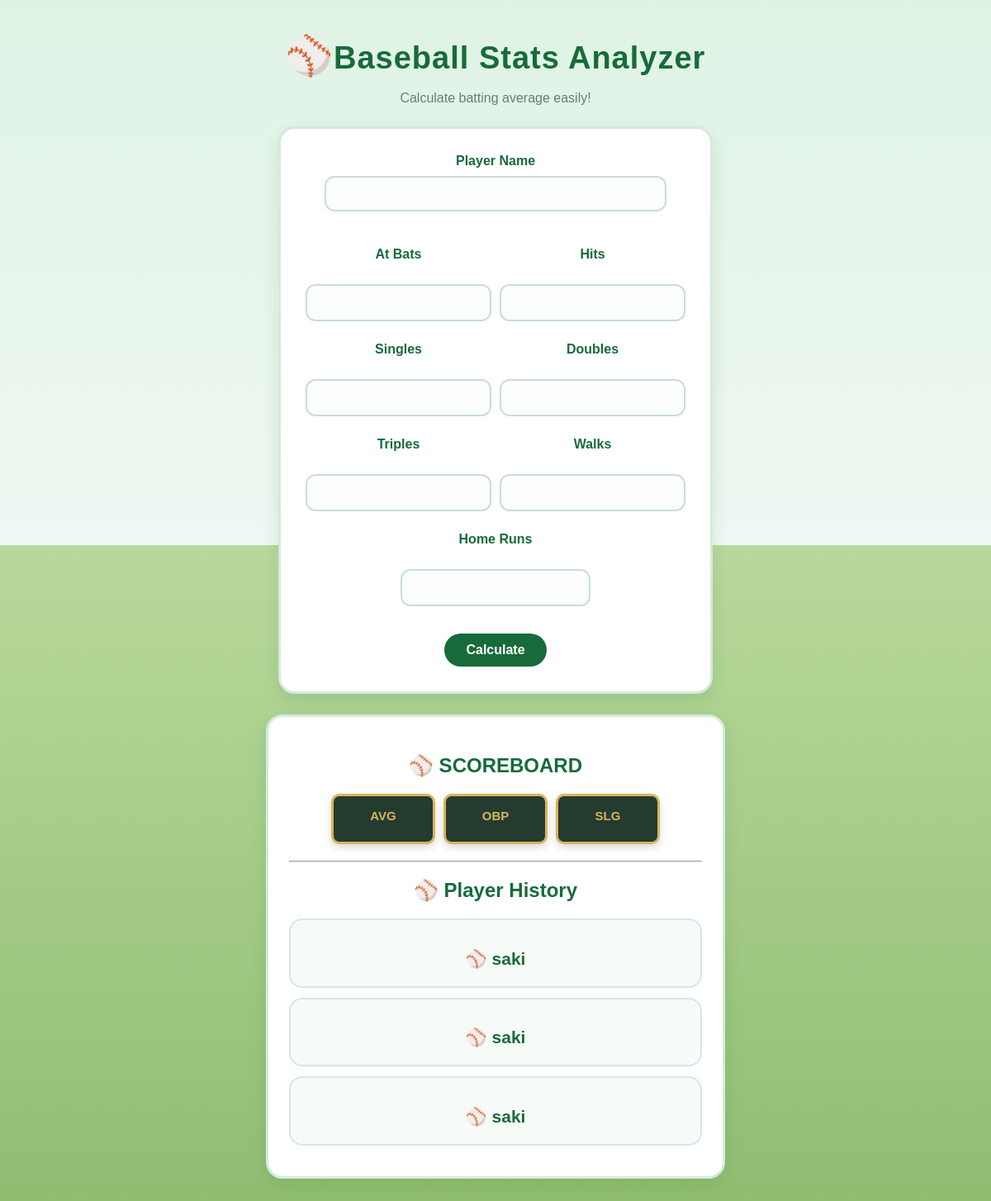
The page / on the database its author committed.
### tables this page shows
CREATE TABLE players(
    id INTEGER PRIMARY KEY AUTOINCREMENT,
    player TEXT,
    average TEXT,
    obp TEXT,
    slg TEXT
    );

### app.py (the view, shortened to what this page needs)
@app.route("/", methods=["GET", "POST"])
def home():
    average = ""
    obp = ""
    slg = ""
    player = ""
    at_bats = ""
    hits = ""
    singles = ""
    doubles = ""
    triples = ""
    walks = ""
    home_runs = ""
    error = ""
    cursor.execute("SELECT id, player, average, obp, slg FROM players")
    players = cursor.fetchall()
    return render_template(
        "index.html",
        average=average,
        obp=obp,
        slg=slg,
        players=players,
        player=player,
        at_bats=at_bats,
        hits=hits,
        singles=singles,
        doubles=doubles,
        triples=triples,
        walks=walks,
        home_runs=home_runs,
        error=error
    )

### templates/index.html (shortened to what this page needs)
<!DOCTYPE html>
<html lang="en">
<head>
    <link rel="stylesheet" href="{{ url_for('static', filename='style.css') }}">
</head>
<body>
    <h1>⚾Baseball Stats Analyzer</h1>
    <p>Calculate batting average easily!</p>
    <form method="POST">
        <label>Player Name</label><br>
        <input type="text" name="player" value="{{ player }}"><br><br>
        <div class="input-grid">
            <div>
                <label>At Bats</label><br>
                <input type="number" name="at_bats" value="{{ at_bats }}">
            </div>
            <div>
                <label>Hits</label><br>
                <input type="number" name="hits" value="{{ hits }}">
            </div>
            <div>
                <label>Singles</label><br>
                <input type="number" name="singles" value="{{ singles }}">
            </div>
            <div>
                <label>Doubles</label><br>
                <input type="number" name="doubles" value="{{ doubles }}">
            </div>
            <div>
                <label>Triples</label><br>
                <input type="number" name="triples" value="{{ triples }}">
            </div>
            <div>
                <label>Walks</label><br>
                <input type="number" name="walks" value="{{ walks }}">
            </div>
            <div>
                <label>Home Runs</label><br>
                <input type="number" name="home_runs" value="{{ home_runs }}">
            </div>
        </div>
        <br>
        <button>Calculate</button>
    </form>
    {% if average != None %}
    <div class="result-card">
        <h2>⚾ SCOREBOARD</h2>
        <div class="scoreboard">
            <div class="stat-box">
                <h3>AVG</h3>
            </div>
            <div class="stat-box">
                <h3>OBP</h3>
            </div>
            <div class="stat-box">
                <h3>SLG</h3>
            </div>
        </div>
        <hr>
        <h2>⚾ Player History</h2>
        {% for p in players %}
        <div class="history-card">
            <h3>
                <a href="/player/{{ p[0] }}">{{ p[1] }}</a>
            </h3>
    </div>
    {% endfor %}
    {% endif %}
</body>
</html>

### static/style.css (style rules this page uses)
body { font-family: Arial, sans-serif; background: linear-gradient( to bottom, #dff3e5 0%, #eef7f1 45%, #b8d99c 45%, #8fbd70 100% ); text-align: center; margin:40px; color: #243b2f; min-height: 100vh; }
h1 { color: #176b3a; font-size: 38px; margin-bottom: 8px; letter-spacing: 1px; }
h1::first-letter { font-size: 46px; }
body > p { color: #6a7d70; font-size: 16px; }
form { background-color: white; max-width: 460px; margin: 25px auto; padding: 30px; border-radius: 20px; border: 3px solid #d5eadc; box-shadow: 0 8px 20px rgba(23, 107, 58, 0.12); }
label { display: inline-block; font-weight: bold; color: #176b3a; margin-bottom: 3px; }
input { width: 90%; padding: 11px; margin-top: 6px; margin-bottom: 15px; border: 2px solid #c9dfd0; border-radius: 12px; font-size: 15px; box-sizing: border-box; background-color: #fbfefc; }
.input-grid { display: grid; grid-template-columns: 1fr 1fr; gap: 10px; margin-top: 10px; }
.input-grid div:last-child { grid-column: 1 / 3; width: 50%; margin: 0 auto; }
.input-grid label { display: block; }
.input-grid input { width: 100%; padding: 12px; }
button { padding: 11px 26px; font-size: 16px; font-weight: bold; color: white; background-color: #176b3a; border: none; border-radius: 20px; cursor: pointer; transition: 0.3s; }
.result-card { background-color: white; max-width: 500px; margin: 25px auto; padding: 25px; border-radius: 20px; border: 3px solid #d5eadc; box-shadow: 0 8px 20px rgba(23, 107, 58, 0.12); }
.result-card h2 { color: #176b3a; margin-bottom: 20px; }
.result-card h3 { color: #52665a; margin-bottom: 5px; }
.result-card h3 ::before { content: "⚾ "; }
.stat-box { background-color: #243b2f; color: white; width: 110px; padding: 12px 8px; border-radius: 10px; border: 3px solid #d8b45a; }
.stat-box h3 { color: #d8b45a; margin: 0 0 5px; font-size: 14px; }
.history-card { background-color: #f7fbf8; margin: 12px 0; padding: 16px; border-radius: 16px; border: 2px solid #d5eadc; transition: 0.3s; }
.history-card a { color: #176b3a; text-decoration: none; font-weight: bold; font-size: 21px; }
.history-card a::before { content: "⚾ "; }
.scoreboard { display: flex; justify-content: center; gap: 10px; margin: 20px 0; }
.stat-box { background-color: #243b2f; color: white; width: 100px; padding: 15px 10px; border-radius: 10px; border: 3px solid #d8b45a; box-shadow: 0 4px 10px rgba(0, 0, 0, 0.15); }
.stat-box h3 { color: #d8b45a; margin: 0 0 8px; font-size: 15px; }

### rows shown on the page
players: player "saki"
players: player "saki"
players: player "saki"
